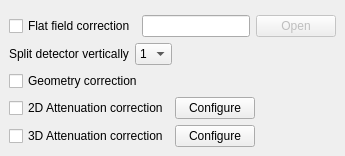
  <widget class="QDockWidget" name="dockWidget_2">
   <property name="enabled">
    <bool>true</bool>
   </property>
   <property name="floating">
    <bool>false</bool>
   </property>
   <property name="features">
    <set>QDockWidget::DockWidgetFloatable|QDockWidget::DockWidgetMovable</set>
   </property>
   <property name="allowedAreas">
    <set>Qt::AllDockWidgetAreas</set>
   </property>
   <property name="windowTitle">
    <string>2D</string>
   </property>
   <attribute name="dockWidgetArea">
    <number>1</number>
   </attribute>
   <widget class="QWidget" name="dockWidgetContents_2">
    <layout class="QVBoxLayout" name="verticalLayout_3">
     <item>
      <widget class="MatplotlibWidget" name="graph_2d" native="true">
       <property name="enabled">
        <bool>true</bool>
       </property>
       <property name="sizePolicy">
        <sizepolicy hsizetype="Preferred" vsizetype="Expanding">
         <horstretch>0</horstretch>
         <verstretch>0</verstretch>
        </sizepolicy>
       </property>
       <property name="minimumSize">
        <size>
         <width>0</width>
         <height>0</height>
        </size>
       </property>
      </widget>
     </item>
     <item>
      <layout class="QHBoxLayout" name="horizontalLayout_7">
       <property name="topMargin">
        <number>0</number>
       </property>
       <property name="bottomMargin">
        <number>0</number>
       </property>
       <item>
        <widget class="QCheckBox" name="flatfield_check">
         <property name="text">
          <string>Flat field correction</string>
         </property>
         <property name="checked">
          <bool>false</bool>
         </property>
        </widget>
       </item>
       <item>
        <widget class="QLineEdit" name="fffname_edit"/>
       </item>
       <item>
        <widget class="QPushButton" name="ffopen_button">
         <property name="enabled">
          <bool>false</bool>
         </property>
         <property name="sizePolicy">
          <sizepolicy hsizetype="Minimum" vsizetype="Fixed">
           <horstretch>0</horstretch>
           <verstretch>0</verstretch>
          </sizepolicy>
         </property>
         <property name="minimumSize">
          <size>
           <width>0</width>
           <height>0</height>
          </size>
         </property>
         <property name="text">
          <string>Open</string>
         </property>
        </widget>
       </item>
      </layout>
     </item>
     <item>
      <layout class="QHBoxLayout" name="horizontalLayout_8">
       <property name="topMargin">
        <number>0</number>
       </property>
       <property name="bottomMargin">
        <number>0</number>
       </property>
       <item>
        <widget class="QLabel" name="detectorsplit_label">
         <property name="text">
          <string>Split detector vertically</string>
         </property>
        </widget>
       </item>
       <item>
        <widget class="QComboBox" name="vsplit_combo">
         <property name="layoutDirection">
          <enum>Qt::LeftToRight</enum>
         </property>
         <item>
          <property name="text">
           <string>1</string>
          </property>
         </item>
         <item>
          <property name="text">
           <string>2</string>
          </property>
         </item>
         <item>
          <property name="text">
           <string>3</string>
          </property>
         </item>
         <item>
          <property name="text">
           <string>4</string>
          </property>
         </item>
         <item>
          <property name="text">
           <string>5</string>
          </property>
         </item>
        </widget>
       </item>
       <item>
        <spacer name="horizontalSpacer_5">
         <property name="orientation">
          <enum>Qt::Horizontal</enum>
         </property>
         <property name="sizeHint" stdset="0">
          <size>
           <width>40</width>
           <height>20</height>
          </size>
         </property>
        </spacer>
       </item>
      </layout>
     </item>
     <item>
      <widget class="QCheckBox" name="geometry_check">
       <property name="text">
        <string>Geometry correction</string>
       </property>
       <property name="checked">
        <bool>false</bool>
       </property>
      </widget>
     </item>
     <item>
      <layout class="QHBoxLayout" name="horizontalLayout_13">
       <property name="topMargin">
        <number>0</number>
       </property>
       <item>
        <widget class="QCheckBox" name="absorption_check">
         <property name="text">
          <string>2D Attenuation correction</string>
         </property>
        </widget>
       </item>
       <item>
        <widget class="QPushButton" name="abs_cor_btn">
         <property name="text">
          <string>Configure</string>
         </property>
        </widget>
       </item>
       <item>
        <spacer name="horizontalSpacer_7">
         <property name="orientation">
          <enum>Qt::Horizontal</enum>
         </property>
         <property name="sizeHint" stdset="0">
          <size>
           <width>40</width>
           <height>20</height>
          </size>
         </property>
        </spacer>
       </item>
      </layout>
     </item>
     <item>
      <layout class="QHBoxLayout" name="horizontalLayout_14">
       <property name="topMargin">
        <number>0</number>
       </property>
       <item>
        <widget class="QCheckBox" name="attentuation3D_check">
         <property name="text">
          <string>3D Attenuation correction</string>
         </property>
        </widget>
       </item>
       <item>
        <widget class="QPushButton" name="att_cor_3D_btn">
         <property name="text">
          <string>Configure</string>
         </property>
        </widget>
       </item>
       <item>
        <spacer name="horizontalSpacer_8">
         <property name="orientation">
          <enum>Qt::Horizontal</enum>
         </property>
         <property name="sizeHint" stdset="0">
          <size>
           <width>40</width>
           <height>20</height>
          </size>
         </property>
        </spacer>
       </item>
      </layout>
     </item>
    </layout>
   </widget>
  </widget>
